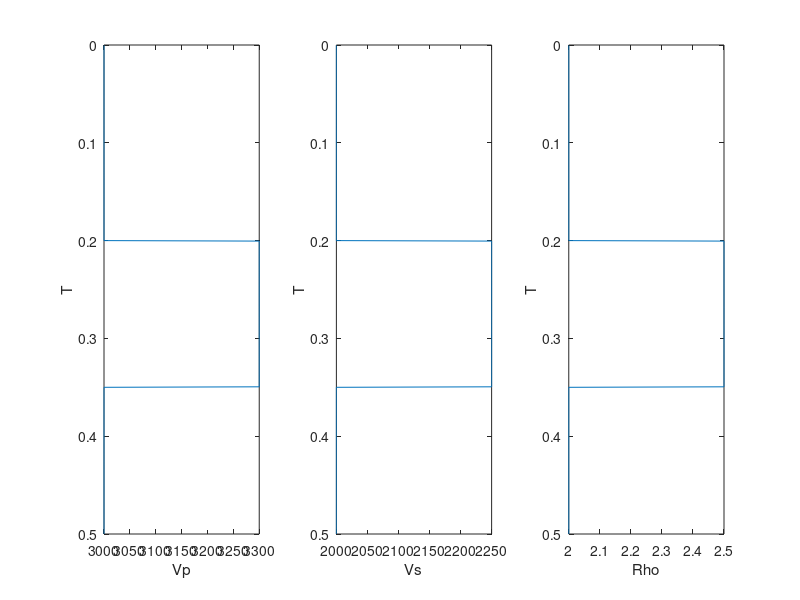
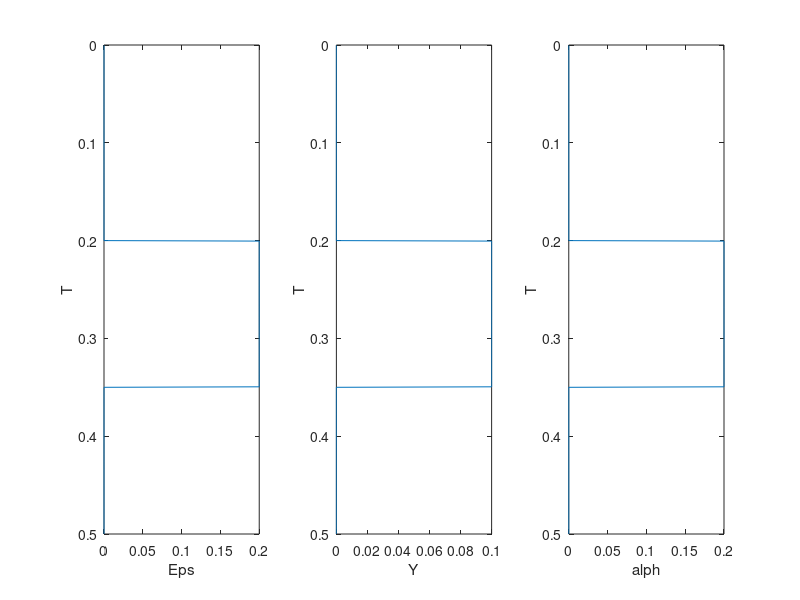
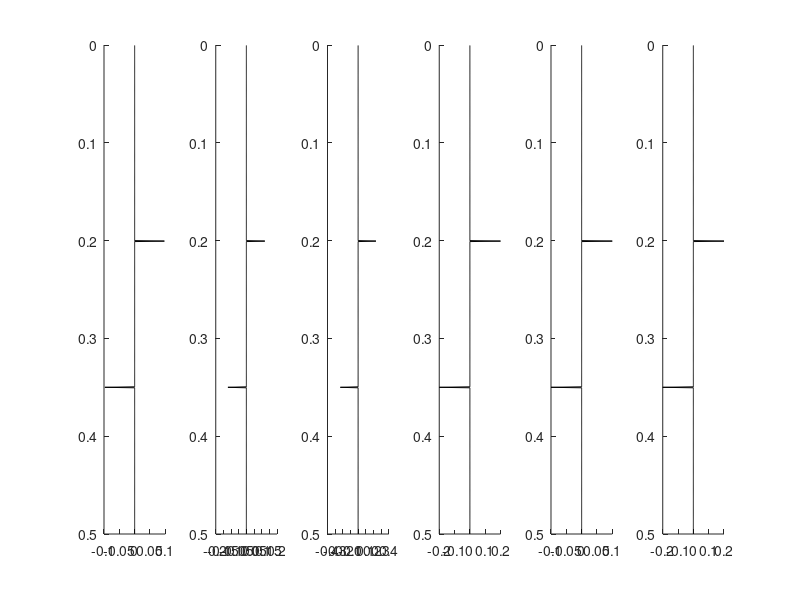

Source code (MATLAB) for these figures, in order: (Note: this script raises an error after producing the figures.)
%%Ruger synthethic data test.
clear all;
close all;
%Make well log

numCDPs = 1000;
timeStep = 0.0005;
time = timeStep:timeStep:numCDPs*timeStep;
angleCutoff = 55;

wellLog = zeros(numCDPs,6);

VpBase = 3000;
VsBase = 2000;
RhoBase = 2;

for i = 1 : numCDPs
    wellLog(i,1) = VpBase;
    wellLog(i,2) = VsBase;
    wellLog(i,3) = RhoBase;
    if time(i) > 0.2 && time(i) < 0.35
        wellLog(i,1) = VpBase+300;
        wellLog(i,2) = VsBase+250;
        wellLog(i,3) = RhoBase+0.5;
        wellLog(i,4) = 0.2;
        wellLog(i,5) = 0.1;
        wellLog(i,6) = 0.2;
    end
    
end

%Plot Logs
figure(1);
subplot(1,3,1)
plot(wellLog(:,1),time);
xlabel('Vp');
ylabel('T');
set(gca,'YDir','reverse');

subplot(1,3,2)
plot(wellLog(:,2),time);
xlabel('Vs');
ylabel('T');
set(gca,'YDir','reverse');

subplot(1,3,3)
plot(wellLog(:,3),time);
xlabel('Rho');
ylabel('T');
set(gca,'YDir','reverse');


figure(2)
subplot(1,3,1)
plot(wellLog(:,4),time);
xlabel('Eps');
ylabel('T');
set(gca,'YDir','reverse');

subplot(1,3,2)
plot(wellLog(:,5),time);
xlabel('Y');
ylabel('T');
set(gca,'YDir','reverse');

subplot(1,3,3)
plot(wellLog(:,6),time);
xlabel('alph');
ylabel('T');
set(gca,'YDir','reverse');

%5 offsets and 
offsets = 0:300:2100;
azimuth = 0 : 20 : 80;

%Get average values.
avgVal = ones(numCDPs,3);
avgVal(:,1) = avgVal(:,1)*mean(wellLog(:,1));
avgVal(:,2) = avgVal(:,2)*mean(wellLog(:,2));
avgVal(:,3) = avgVal(:,3)*mean(wellLog(:,3));


%Generate the dValues.
dLogz = zeros(numCDPs, 6);
for i = 2 : numCDPs
    dLogz(i,1) = (wellLog(i,1) - wellLog(i-1,1))/avgVal(i,1);
    dLogz(i,2) = (wellLog(i,2) - wellLog(i-1,2))/avgVal(i,2);
    dLogz(i,3) = (wellLog(i,3) - wellLog(i-1,3))/avgVal(i,3);
    dLogz(i,4) = (wellLog(i,4) - wellLog(i-1,4));
    dLogz(i,5) = (wellLog(i,5) - wellLog(i-1,5));
    dLogz(i,6) = (wellLog(i,6) - wellLog(i-1,6));
end

figure(3)
for i = 1 : 6
    subplot(1,6,i)
    hold on
    plot(dLogz(:,i) ,time, 'k')
    set(gca,'YDir','reverse');    
end 

%Generate the dValues.
dLog = zeros(6*numCDPs, 1);
for i = 2 : numCDPs
    dLog(6*(i-1)+1,1) = (wellLog(i,1) - wellLog(i-1,1))/avgVal(i,1);
    dLog(6*(i-1)+2,1) = (wellLog(i,2) - wellLog(i-1,2))/avgVal(i,2);
    dLog(6*(i-1)+3,1) = (wellLog(i,3) - wellLog(i-1,3))/avgVal(i,3);
    dLog(6*(i-1)+4,1) = (wellLog(i,4) - wellLog(i-1,4));
    dLog(6*(i-1)+5,1) = (wellLog(i,5) - wellLog(i-1,5));
    dLog(6*(i-1)+6,1) = (wellLog(i,6) - wellLog(i-1,6));
end


%get VRMS Value
vRMS = rms(wellLog(:,1));
depths = zeros(numCDPs,1);

%Get depths to CDPs
depths(1) = timeStep*vRMS;
for i = 2 :numCDPs
    depths(i,1) = depths(i-1,1) + vRMS*timeStep;
end

%Generate angles for each offset.
lengthOffsets = length(offsets);
lengthAzimuth = length(azimuth);
theta = zeros(numCDPs,length(offsets),length(azimuth));

%Get angles for each azimuth
for k = 1 : lengthAzimuth
    for j = 1 : lengthOffsets
        for i = 1 : numCDPs
            theta(i,j,k) = atand(offsets(j)/(2*depths(i,1)));
        end
    end
end

[rw,t] = ricker(25,100,timeStep);

PARAM.theta = theta;
PARAM.Azimuth = azimuth;
PARAM.avgVel = avgVal(:,1:2);
PARAM.angleCutoff = angleCutoff;
PARAM.wavelet= rw;

%Generate the traces
[ outputTrace ] = RGTraceWrap( dLog, PARAM, 1  );

%Reshape traces
lengthTrace = numCDPs + length(rw) - 1;
traceBin = zeros(lengthTrace,length(offsets),length(azimuth));

%Add noise to the trace
lengthOutputTrace = length(outputTrace);
noise = randn(lengthOutputTrace,1);
varT = var(outputTrace);
SNR = 10;
varN = var(sqrt(varT/SNR)*noise);
outputTrace = outputTrace + noise*sqrt(varT/SNR);
varPrime = var(outputTrace);


for k = 1 : lengthAzimuth
    for j = 1 : lengthOffsets
        for i = 1 : lengthTrace
            traceBin(i,j,k) = outputTrace((k-1)*lengthOffsets*lengthTrace + (j-1)*lengthTrace + i);
        end
    end 
end

figure(4)
for j = 1 : lengthAzimuth
    for i = 1 : lengthOffsets
        subplot(2,3,j)
        hold on
        plot(traceBin(1:numCDPs, i, j)+(i-3)*0.4 ,time, 'k')
        set(gca,'YDir','reverse');    
    end 
end
   

% Start Inversion
 OPERATOR = @RGTraceWrap;
 x0 = zeros(6*numCDPs,1);
 mu = logspace(-3,1,10);
 lengthmu = length(mu);
 varColl = zeros(1,lengthmu);
 
 minVarError = 999;
 bestMu = -1;
 
 %Trying 10 differant mus and taking the one with the variance in the error
 %that is closest the the variance in noise.
 for i = 1 : lengthmu
    invertedParam = cgls_o(OPERATOR,PARAM, x0, outputTrace, 100, mu(i), 0.01);
    outputInv = RGTraceWrap( invertedParam, PARAM, 1  );
    error = outputInv - outputTrace;
    varError = (error'*error)/lengthOutputTrace;
    varColl(i) = abs(varN-varError);
    if varColl(i) < minVarError
        minVarError = varColl(i);
        bestMu = mu(i);
    end
 end
 
 %plot mu vs differance in variance.
 figure(5)
 plot(mu,varColl(1,:));
 xlabel('Mu');
 ylabel('Var Error');
 
 %Generate predicted data
 invertedParam = cgls_o(OPERATOR,PARAM, x0, outputTrace, 100, bestMu, 0.01);
 outputInv  = RGTraceWrap( invertedParam, PARAM, 1  );

 traceBinInv = zeros(lengthTrace,length(offsets),length(azimuth));
 
 for k = 1 : lengthAzimuth
    for j = 1 : lengthOffsets
        for i = 1 : lengthTrace
            traceBinInv(i,j,k) = outputInv((k-1)*lengthOffsets*lengthTrace + (j-1)*lengthTrace + i);
        end
    end 
 end

%plot the predicted data
figure(4)
hold on;
for j = 1 : lengthAzimuth
    for i = 1 : lengthOffsets
        hold on;
        subplot(2,3,j)
        plot(traceBinInv(1:numCDPs, i, j)+(i-3)*0.4 ,time, 'r')
        set(gca,'YDir','reverse');    
    end 
end

%plot the inverted parameters
invertedParamLog = zeros(numCDPs,6);

for i = 1 : numCDPs
    invertedParamLog(i,1) = invertedParam(6*(i-1) + 1);
    invertedParamLog(i,2) = invertedParam(6*(i-1) + 2);
    invertedParamLog(i,3) = invertedParam(6*(i-1) + 3);
    invertedParamLog(i,4) = invertedParam(6*(i-1) + 4);
    invertedParamLog(i,5) = invertedParam(6*(i-1) + 5);
    invertedParamLog(i,6) = invertedParam(6*(i-1) + 6);
end
figure(3)
hold on;
for i = 1 : 6
    subplot(1,6,i)
    hold on
    plot(invertedParamLog(:,i), time, 'r');
    set(gca,'YDir','reverse');  
end
